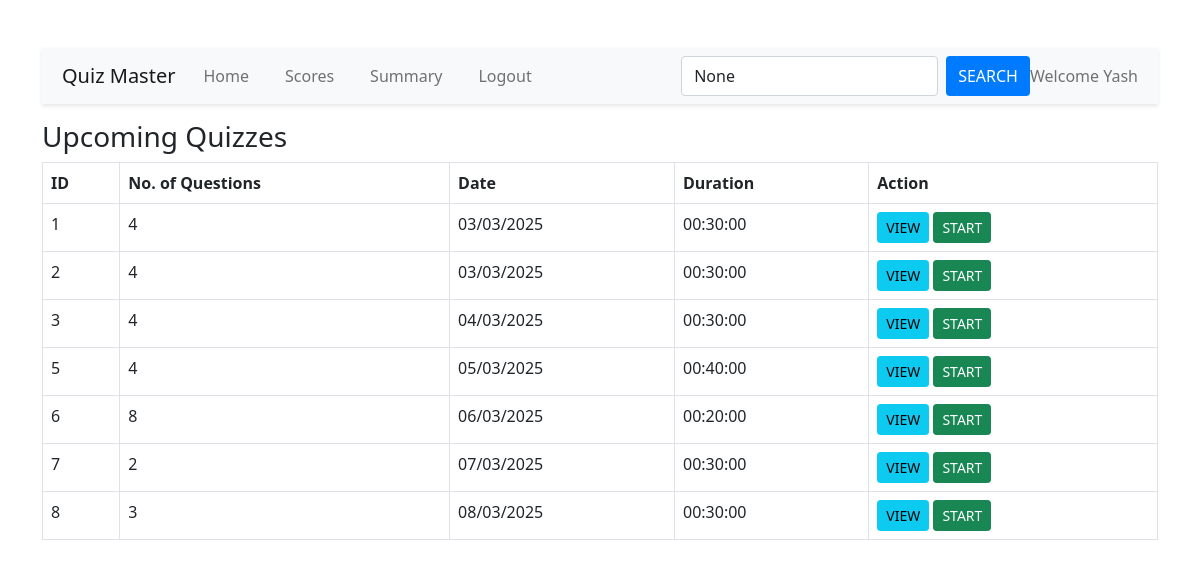
Screenshot of /user_dashboard/2 (signed in) with the database file from the repository.
### application/models.py (models this page shows)
class User(db.Model):
    id = db.Column(db.Integer, primary_key=True)
    username = db.Column(db.String(), unique=True, nullable=False)
    password = db.Column(db.String(), nullable=False)
    full_name = db.Column(db.String(), nullable=False)
    qualification = db.Column(db.String())
    dob = db.Column(db.Date)
    is_admin = db.Column(db.String(), default="general")
    scores = db.relationship('Score', backref='user', lazy=True)

class Quiz(db.Model):
    id = db.Column(db.Integer, primary_key=True)
    chapter_id = db.Column(db.Integer, db.ForeignKey('chapter.id'), nullable=False)
    date_of_quiz = db.Column(db.Date)
    time_duration = db.Column(db.Time)
    is_active = db.Column(db.Boolean, default=True)
    title = db.Column(db.String())
    questions = db.relationship('Question', backref='quiz', lazy=True, cascade="all, delete-orphan")
    scores = db.relationship('Score', backref='quiz', lazy=True, cascade="all, delete-orphan")

### application/controllers.py (the view, shortened to what this page needs)
@app.route("/user_dashboard/<int:user_id>", methods=["GET", "POST"])
def user_dashboard(user_id):
    if "user_id" not in session or session["user_id"] != user_id:
        return redirect(url_for("login"))
    this_user = User.query.get_or_404(user_id)
    search_query = request.args.get("search_query")
    date_filter = request.args.get("date_filter")
    user_scores_query = Score.query.filter_by(user_id=user_id)
    if search_query:
        user_scores_query = user_scores_query.join(Quiz).filter(
            Quiz.title.ilike(f"%{search_query}%")
        )
    user_scores = user_scores_query.all()
    today = date.today()
    upcoming_quizzes = Quiz.query.filter(Quiz.date_of_quiz >= today)
    if search_query:
        upcoming_quizzes = upcoming_quizzes.filter(
            Quiz.title.ilike(f"%{search_query}%")
        )
    upcoming_quizzes = upcoming_quizzes.all()
    return render_template(
        "user_dash.html",
        user=this_user,
        upcoming_quizzes=upcoming_quizzes,
        user_scores=user_scores,
        search_query=search_query,
        date_filter=date_filter,
    )

### templates/user_dash.html (shortened to what this page needs)
<!DOCTYPE html>
<html lang="en">
<head>
    <link rel="stylesheet" href="{{url_for('static', filename ='user_dash.css')}}">
    <link href="https://cdn.jsdelivr.net/npm/bootstrap@5.0.2/dist/css/bootstrap.min.css" rel="stylesheet"
>
</head>
<body>
    <div class="container mt-5">
        <nav class="navbar navbar-expand-lg navbar-light bg-light mb-3">
            <a class="navbar-brand" href="#">Quiz Master</a>
            <div class="collapse navbar-collapse">
                <ul class="navbar-nav me-auto">
                    <li class="nav-item"><a class="nav-link" href="#">Home </a></li>
                    <li class="nav-item"><a class="nav-link" href="{{url_for('view_scores',user_id =user.id)}}">Scores </a></li>
                    <li class="nav-item"><a class="nav-link" href="{{url_for('user_summary', user_id =user.id)}}">Summary</a></li>
                    <li class="nav-item"><a class="nav-link" href="/login">Logout </a></li>
                </ul>
                <form class="d-flex" action="{{ url_for('user_dashboard', user_id=user.id) }}" method=["GET"]>
                    <input class="form-control me-2" type="search" placeholder="Search Quizzes" name="search_query" value="{{ search_query }}">
                    <button class="btn btn-outline-success" type="submit">Search</button>
                </form>
                <span class="navbar-text">Welcome {{user.username}}</span>
            </div>
        </nav>
        <h3>Upcoming Quizzes</h3>
        <table class="table table-bordered">
            <thead>
                <tr>
                    <th>ID</th>
                    <th>No. of Questions</th>
                    <th>Date</th>
                    <th>Duration</th>
                    <th>Action</th>
                </tr>
            </thead>
            <tbody>
                {% for quiz in upcoming_quizzes %}
                <tr>
                    <td>{{ quiz.id }}</td>
                    <td>{{ quiz.questions|length }}</td>
                    <td>{{ quiz.date_of_quiz.strftime('%d/%m/%Y')}}</td>
                    <td>{{ quiz.time_duration }}</td>
                    <td>
                        <a href="{{ url_for('view_quiz', quiz_id = quiz.id) }}"><button class="btn btn-info btn-sm">View</button></a>
                        <a href="{{ url_for('start_quiz', quiz_id = quiz.id) }}"><button class="btn btn-success btn-sm">Start</button></a>
                    </td>
                </tr>
                {% endfor %}
            </tbody>
        </table>
    </div>
</body>
</html>
</body>
</html>

### static/user_dash.css (style rules this page uses)
* { margin:0px; padding:0px; box-sizing: border-box; }
body { font-family: Arial,sans-serif; margin:0px; padding:0px; background-color: #f4f6f9; color: #333; }
.navbar { background-color:#343a40; color:white; padding:15px 20px; display:flex; justify-content: space-between; align-items:center; box-shadow: 0 2px 4px rgba(0,0,0,0.1); }
.navbar a { color: #fff; text-decoration:None; margin-right:20px; font-weight: 500; transition: color 0.3s ease; }
.navbar button { background-color: #007bff; color:white; border:none; padding: 8px 12px; border-radius: 4px; cursor: pointer; transition: background-color 0.3s ease; }
.btn { padding:8px 12px; border: none; border-radius: 4px; cursor:pointer; text-transform: uppercase; font-size: 12px; font-weight: 500; transition: background-color 0.3s ease; text-decoration:none; display:inline-block; }

### rows the page displays
User: username "Yash"
Quiz: id "1", questions|length "4", date_of_quiz "03/03/2025", time_duration "00:30:00"
Quiz: id "2", questions|length "4", date_of_quiz "03/03/2025", time_duration "00:30:00"
Quiz: id "3", questions|length "4", date_of_quiz "04/03/2025", time_duration "00:30:00"
Quiz: id "5", questions|length "4", date_of_quiz "05/03/2025", time_duration "00:40:00"
Quiz: id "6", questions|length "8", date_of_quiz "06/03/2025", time_duration "00:20:00"
Quiz: id "7", questions|length "2", date_of_quiz "07/03/2025", time_duration "00:30:00"
Quiz: id "8", questions|length "3", date_of_quiz "08/03/2025", time_duration "00:30:00"
